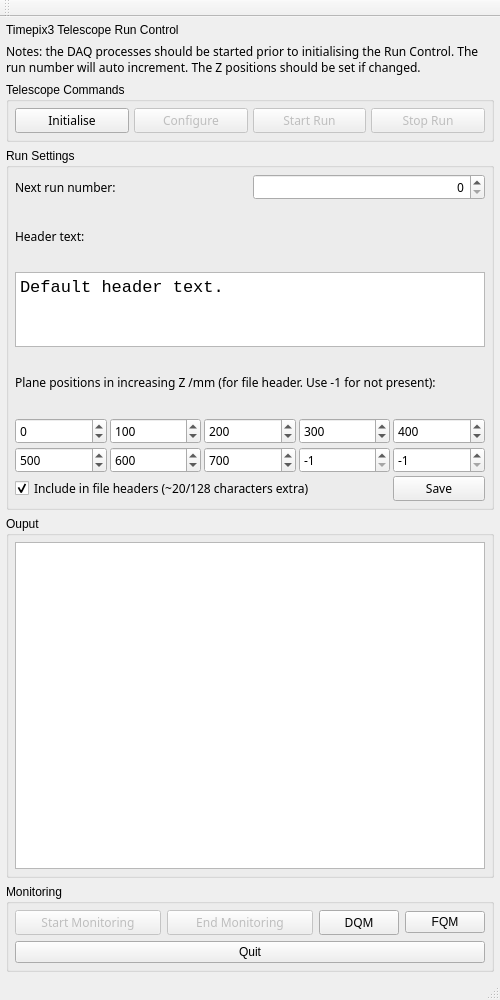
<?xml version="1.0" encoding="UTF-8"?>
<ui version="4.0">
 <class>RCMainWindow</class>
 <widget class="QMainWindow" name="RCMainWindow">
  <property name="geometry">
   <rect>
    <x>0</x>
    <y>0</y>
    <width>500</width>
    <height>1000</height>
   </rect>
  </property>
  <property name="windowTitle">
   <string>RCMainWindow</string>
  </property>
  <widget class="QWidget" name="centralWidget">
   <layout class="QGridLayout" name="gridLayout" rowstretch="0,0,0,0,0,0">
    <property name="margin">
     <number>6</number>
    </property>
    <property name="spacing">
     <number>6</number>
    </property>
    <item row="4" column="0">
     <widget class="QGroupBox" name="b_output">
      <property name="title">
       <string>Ouput</string>
      </property>
      <layout class="QGridLayout" name="gridLayout_2">
       <property name="margin">
        <number>6</number>
       </property>
       <item row="0" column="0">
        <widget class="QTextBrowser" name="t_output">
         <property name="font">
          <font>
           <family>Monospace</family>
           <pointsize>9</pointsize>
          </font>
         </property>
        </widget>
       </item>
      </layout>
     </widget>
    </item>
    <item row="3" column="0">
     <widget class="QGroupBox" name="b_settings">
      <property name="enabled">
       <bool>true</bool>
      </property>
      <property name="title">
       <string>Run Settings</string>
      </property>
      <layout class="QGridLayout" name="gridLayout_4">
       <property name="margin">
        <number>6</number>
       </property>
       <item row="0" column="0">
        <widget class="QLabel" name="label">
         <property name="font">
          <font>
           <family>Sans Serif</family>
           <pointsize>9</pointsize>
          </font>
         </property>
         <property name="text">
          <string>Next run number:</string>
         </property>
        </widget>
       </item>
       <item row="0" column="1">
        <widget class="QSpinBox" name="b_runNumber">
         <property name="enabled">
          <bool>true</bool>
         </property>
         <property name="font">
          <font>
           <family>Sans Serif</family>
           <pointsize>9</pointsize>
          </font>
         </property>
         <property name="alignment">
          <set>Qt::AlignRight|Qt::AlignTrailing|Qt::AlignVCenter</set>
         </property>
         <property name="maximum">
          <number>50000</number>
         </property>
        </widget>
       </item>
       <item row="1" column="0">
        <widget class="QLabel" name="label_2">
         <property name="font">
          <font>
           <family>Sans Serif</family>
           <pointsize>9</pointsize>
          </font>
         </property>
         <property name="text">
          <string>Header text:</string>
         </property>
        </widget>
       </item>
       <item row="2" column="0" colspan="2">
        <widget class="QTextBrowser" name="t_header">
         <property name="enabled">
          <bool>true</bool>
         </property>
         <property name="maximumSize">
          <size>
           <width>16777215</width>
           <height>75</height>
          </size>
         </property>
         <property name="font">
          <font>
           <family>Monospace</family>
           <pointsize>9</pointsize>
          </font>
         </property>
         <property name="html">
          <string>&lt;!DOCTYPE HTML PUBLIC &quot;-//W3C//DTD HTML 4.0//EN&quot; &quot;http://www.w3.org/TR/REC-html40/strict.dtd&quot;&gt;
&lt;html&gt;&lt;head&gt;&lt;meta name=&quot;qrichtext&quot; content=&quot;1&quot; /&gt;&lt;style type=&quot;text/css&quot;&gt;
p, li { white-space: pre-wrap; }
&lt;/style&gt;&lt;/head&gt;&lt;body style=&quot; font-family:'Monospace'; font-size:9pt; font-weight:400; font-style:normal;&quot;&gt;
&lt;p style=&quot; margin-top:0px; margin-bottom:0px; margin-left:0px; margin-right:0px; -qt-block-indent:0; text-indent:0px;&quot;&gt;&lt;span style=&quot; font-family:'.Lucida Grande UI'; font-size:13pt;&quot;&gt;Default header text.&lt;/span&gt;&lt;/p&gt;&lt;/body&gt;&lt;/html&gt;</string>
         </property>
        </widget>
       </item>
       <item row="3" column="0" colspan="2">
        <widget class="QLabel" name="label_3">
         <property name="font">
          <font>
           <family>Sans Serif</family>
           <pointsize>9</pointsize>
          </font>
         </property>
         <property name="text">
          <string>Plane positions in increasing Z /mm (for file header. Use -1 for not present):</string>
         </property>
        </widget>
       </item>
       <item row="4" column="0" colspan="2">
        <widget class="QWidget" name="widget" native="true">
         <property name="font">
          <font>
           <family>Sans Serif</family>
           <pointsize>9</pointsize>
          </font>
         </property>
         <layout class="QGridLayout" name="gridLayout_6">
          <property name="margin">
           <number>0</number>
          </property>
          <property name="spacing">
           <number>3</number>
          </property>
          <item row="0" column="0">
           <widget class="QSpinBox" name="b_z0">
            <property name="font">
             <font>
              <family>Sans Serif</family>
              <pointsize>9</pointsize>
             </font>
            </property>
            <property name="minimum">
             <number>-1</number>
            </property>
            <property name="maximum">
             <number>10000</number>
            </property>
           </widget>
          </item>
          <item row="0" column="1">
           <widget class="QSpinBox" name="b_z1">
            <property name="minimum">
             <number>-1</number>
            </property>
            <property name="maximum">
             <number>10000</number>
            </property>
            <property name="value">
             <number>100</number>
            </property>
           </widget>
          </item>
          <item row="0" column="2">
           <widget class="QSpinBox" name="b_z2">
            <property name="font">
             <font>
              <family>Sans Serif</family>
              <pointsize>9</pointsize>
             </font>
            </property>
            <property name="minimum">
             <number>-1</number>
            </property>
            <property name="maximum">
             <number>10000</number>
            </property>
            <property name="value">
             <number>200</number>
            </property>
           </widget>
          </item>
          <item row="0" column="3">
           <widget class="QSpinBox" name="b_z3">
            <property name="font">
             <font>
              <family>Sans Serif</family>
              <pointsize>9</pointsize>
             </font>
            </property>
            <property name="minimum">
             <number>-1</number>
            </property>
            <property name="maximum">
             <number>10000</number>
            </property>
            <property name="value">
             <number>300</number>
            </property>
           </widget>
          </item>
          <item row="0" column="4">
           <widget class="QSpinBox" name="b_z4">
            <property name="font">
             <font>
              <family>Sans Serif</family>
              <pointsize>9</pointsize>
             </font>
            </property>
            <property name="minimum">
             <number>-1</number>
            </property>
            <property name="maximum">
             <number>10000</number>
            </property>
            <property name="value">
             <number>400</number>
            </property>
           </widget>
          </item>
          <item row="1" column="1">
           <widget class="QSpinBox" name="b_z6">
            <property name="font">
             <font>
              <family>Sans Serif</family>
              <pointsize>9</pointsize>
             </font>
            </property>
            <property name="minimum">
             <number>-1</number>
            </property>
            <property name="maximum">
             <number>10000</number>
            </property>
            <property name="value">
             <number>600</number>
            </property>
           </widget>
          </item>
          <item row="1" column="0">
           <widget class="QSpinBox" name="b_z5">
            <property name="font">
             <font>
              <family>Sans Serif</family>
              <pointsize>9</pointsize>
             </font>
            </property>
            <property name="minimum">
             <number>-1</number>
            </property>
            <property name="maximum">
             <number>10000</number>
            </property>
            <property name="value">
             <number>500</number>
            </property>
           </widget>
          </item>
          <item row="1" column="2">
           <widget class="QSpinBox" name="b_z7">
            <property name="minimum">
             <number>-1</number>
            </property>
            <property name="maximum">
             <number>10000</number>
            </property>
            <property name="value">
             <number>700</number>
            </property>
           </widget>
          </item>
          <item row="1" column="3">
           <widget class="QSpinBox" name="b_z8">
            <property name="font">
             <font>
              <family>Sans Serif</family>
              <pointsize>9</pointsize>
             </font>
            </property>
            <property name="minimum">
             <number>-1</number>
            </property>
            <property name="maximum">
             <number>10000</number>
            </property>
            <property name="value">
             <number>-1</number>
            </property>
           </widget>
          </item>
          <item row="1" column="4">
           <widget class="QSpinBox" name="b_z9">
            <property name="font">
             <font>
              <family>Sans Serif</family>
              <pointsize>9</pointsize>
             </font>
            </property>
            <property name="minimum">
             <number>-1</number>
            </property>
            <property name="maximum">
             <number>10000</number>
            </property>
            <property name="value">
             <number>-1</number>
            </property>
           </widget>
          </item>
          <item row="2" column="0" colspan="4">
           <widget class="QCheckBox" name="b_includeZposns">
            <property name="font">
             <font>
              <family>Sans Serif</family>
              <pointsize>9</pointsize>
             </font>
            </property>
            <property name="layoutDirection">
             <enum>Qt::LeftToRight</enum>
            </property>
            <property name="text">
             <string>Include in file headers (~20/128 characters extra)</string>
            </property>
            <property name="checked">
             <bool>true</bool>
            </property>
           </widget>
          </item>
          <item row="2" column="4">
           <widget class="QPushButton" name="b_forceSaveRecords">
            <property name="layoutDirection">
             <enum>Qt::LeftToRight</enum>
            </property>
            <property name="text">
             <string>Save</string>
            </property>
           </widget>
          </item>
         </layout>
        </widget>
       </item>
      </layout>
     </widget>
    </item>
    <item row="0" column="0">
     <widget class="QLabel" name="l_logo">
      <property name="text">
       <string>Timepix3 Telescope Run Control</string>
      </property>
     </widget>
    </item>
    <item row="2" column="0">
     <widget class="QGroupBox" name="b_actions">
      <property name="title">
       <string>Telescope Commands</string>
      </property>
      <layout class="QGridLayout" name="gridLayout_3">
       <property name="margin">
        <number>6</number>
       </property>
       <property name="spacing">
        <number>5</number>
       </property>
       <item row="0" column="1">
        <widget class="QPushButton" name="b_configure">
         <property name="enabled">
          <bool>false</bool>
         </property>
         <property name="font">
          <font>
           <family>Sans Serif</family>
           <pointsize>9</pointsize>
          </font>
         </property>
         <property name="text">
          <string>Configure</string>
         </property>
        </widget>
       </item>
       <item row="0" column="0">
        <widget class="QPushButton" name="b_init">
         <property name="font">
          <font>
           <family>Sans Serif</family>
           <pointsize>9</pointsize>
          </font>
         </property>
         <property name="text">
          <string>Initialise</string>
         </property>
        </widget>
       </item>
       <item row="0" column="2">
        <widget class="QPushButton" name="b_startRun">
         <property name="enabled">
          <bool>false</bool>
         </property>
         <property name="font">
          <font>
           <family>Sans Serif</family>
           <pointsize>9</pointsize>
          </font>
         </property>
         <property name="text">
          <string>Start Run</string>
         </property>
        </widget>
       </item>
       <item row="0" column="3">
        <widget class="QPushButton" name="b_endRun">
         <property name="enabled">
          <bool>false</bool>
         </property>
         <property name="font">
          <font>
           <family>Sans Serif</family>
           <pointsize>9</pointsize>
          </font>
         </property>
         <property name="text">
          <string>Stop Run</string>
         </property>
        </widget>
       </item>
      </layout>
     </widget>
    </item>
    <item row="1" column="0">
     <widget class="QLabel" name="label_4">
      <property name="font">
       <font>
        <family>Sans Serif</family>
        <pointsize>9</pointsize>
       </font>
      </property>
      <property name="text">
       <string>Notes: the DAQ processes should be started prior to initialising the Run Control. The run number will auto increment. The Z positions should be set if changed.</string>
      </property>
      <property name="wordWrap">
       <bool>true</bool>
      </property>
     </widget>
    </item>
    <item row="5" column="0">
     <widget class="QGroupBox" name="b_monitoring">
      <property name="title">
       <string>Monitoring</string>
      </property>
      <layout class="QGridLayout" name="gridLayout_5">
       <property name="margin">
        <number>6</number>
       </property>
       <item row="0" column="0" colspan="2">
        <widget class="QPushButton" name="b_startMonitoring">
         <property name="enabled">
          <bool>false</bool>
         </property>
         <property name="font">
          <font>
           <family>Sans Serif</family>
           <pointsize>9</pointsize>
          </font>
         </property>
         <property name="text">
          <string>Start Monitoring</string>
         </property>
        </widget>
       </item>
       <item row="0" column="2" colspan="2">
        <widget class="QPushButton" name="b_endMonitoring">
         <property name="enabled">
          <bool>false</bool>
         </property>
         <property name="font">
          <font>
           <family>Sans Serif</family>
           <pointsize>9</pointsize>
          </font>
         </property>
         <property name="text">
          <string>End Monitoring</string>
         </property>
        </widget>
       </item>
       <item row="2" column="0" colspan="6">
        <widget class="QPushButton" name="b_quit">
         <property name="text">
          <string>Quit</string>
         </property>
        </widget>
       </item>
       <item row="0" column="4">
        <widget class="QPushButton" name="b_DQM">
         <property name="font">
          <font>
           <family>Sans Serif</family>
           <pointsize>9</pointsize>
          </font>
         </property>
         <property name="text">
          <string>DQM</string>
         </property>
        </widget>
       </item>
       <item row="0" column="5">
        <widget class="QPushButton" name="b_FQM">
         <property name="text">
          <string>FQM</string>
         </property>
        </widget>
       </item>
      </layout>
     </widget>
    </item>
   </layout>
  </widget>
  <widget class="QToolBar" name="mainToolBar">
   <attribute name="toolBarArea">
    <enum>TopToolBarArea</enum>
   </attribute>
   <attribute name="toolBarBreak">
    <bool>false</bool>
   </attribute>
  </widget>
  <widget class="QStatusBar" name="statusBar"/>
 </widget>
 <layoutdefault spacing="6" margin="11"/>
 <resources/>
 <connections/>
</ui>
